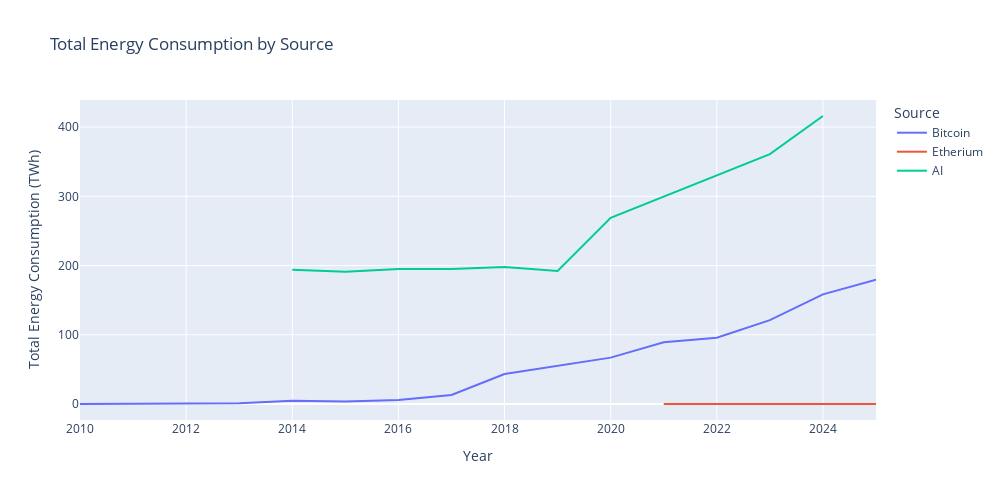

Write notebook code for a chart like this one.
### Code cell
# Plotting only Crypto and AI
fig = px.line(total, x='Year', y=['Bitcoin', 'Etherium', 'AI'], labels={'variable':'Source'}, title="Total Energy Consumption by Source", height=500, width=1000)
fig.update_layout(xaxis_range=[2010, 2025],
                      xaxis_title="Year",
                      yaxis_title="Total Energy Consumption (TWh)")
fig.show()

### Figure 1 — Plotly figure (JSON) as saved in the notebook; plotly's stock layout.template omitted (floating-point values rounded to 4 significant figures)
{"data": [{"hovertemplate": "Source=Bitcoin<br>Year=%{x}<br>value=%{y}<extra></extra>", "legendgroup": "Bitcoin", "line": {"color": "#636efa", "dash": "solid"}, "marker": {"symbol": "circle"}, "mode": "lines", "name": "Bitcoin", "orientation": "v", "showlegend": true, "type": "scatter", "x": [1971, 1972, 1973, 1974, 1975, 1976, 1977, 1978, 1979, 1980, 1981, 1982, 1983, 1984, 1985, 1986, 1987, 1988, 1989, 1990, 1991, 1992, 1993, 1994, 1995, 1996, 1997, 1998, 1999, 2000, 2001, 2002, 2003, 2004, 2005, 2006, 2007, 2008, 2009, 2010, 2011, 2012, 2013, 2014, 2015, 2016, 2017, 2018, 2019, 2020, 2021, 2022, 2023, 2024, 2025], "xaxis": "x", "y": [NaN, NaN, NaN, NaN, NaN, NaN, NaN, NaN, NaN, NaN, NaN, NaN, NaN, NaN, NaN, NaN, NaN, NaN, NaN, NaN, NaN, NaN, NaN, NaN, NaN, NaN, NaN, NaN, NaN, NaN, NaN, NaN, NaN, NaN, NaN, NaN, NaN, NaN, NaN, 0.002624, 0.1379, 0.09821, 1.057, 4.736, 3.621, 5.719, 12.94, 43.35, 54.67, 67.0, 89.06, 95.6, 121.2, 158.4, 179.5], "yaxis": "y"}, {"hovertemplate": "Source=Etherium<br>Year=%{x}<br>value=%{y}<extra></extra>", "legendgroup": "Etherium", "line": {"color": "#EF553B", "dash": "solid"}, "marker": {"symbol": "circle"}, "mode": "lines", "name": "Etherium", "orientation": "v", "showlegend": true, "type": "scatter", "x": [1971, 1972, 1973, 1974, 1975, 1976, 1977, 1978, 1979, 1980, 1981, 1982, 1983, 1984, 1985, 1986, 1987, 1988, 1989, 1990, 1991, 1992, 1993, 1994, 1995, 1996, 1997, 1998, 1999, 2000, 2001, 2002, 2003, 2004, 2005, 2006, 2007, 2008, 2009, 2010, 2011, 2012, 2013, 2014, 2015, 2016, 2017, 2018, 2019, 2020, 2021, 2022, 2023, 2024, 2025], "xaxis": "x", "y": [NaN, NaN, NaN, NaN, NaN, NaN, NaN, NaN, NaN, NaN, NaN, NaN, NaN, NaN, NaN, NaN, NaN, NaN, NaN, NaN, NaN, NaN, NaN, NaN, NaN, NaN, NaN, NaN, NaN, NaN, NaN, NaN, NaN, NaN, NaN, NaN, NaN, NaN, NaN, NaN, NaN, NaN, NaN, NaN, NaN, NaN, NaN, NaN, NaN, NaN, 0.00185, 0.002332, 0.005856, 0.005737, 0.004743], "yaxis": "y"}, {"hovertemplate": "Source=AI<br>Year=%{x}<br>value=%{y}<extra></extra>", "legendgroup": "AI", "line": {"color": "#00cc96", "dash": "solid"}, "marker": {"symbol": "circle"}, "mode": "lines", "name": "AI", "orientation": "v", "showlegend": true, "type": "scatter", "x": [1971, 1972, 1973, 1974, 1975, 1976, 1977, 1978, 1979, 1980, 1981, 1982, 1983, 1984, 1985, 1986, 1987, 1988, 1989, 1990, 1991, 1992, 1993, 1994, 1995, 1996, 1997, 1998, 1999, 2000, 2001, 2002, 2003, 2004, 2005, 2006, 2007, 2008, 2009, 2010, 2011, 2012, 2013, 2014, 2015, 2016, 2017, 2018, 2019, 2020, 2021, 2022, 2023, 2024, 2025], "xaxis": "x", "y": [NaN, NaN, NaN, NaN, NaN, NaN, NaN, NaN, NaN, NaN, NaN, NaN, NaN, NaN, NaN, NaN, NaN, NaN, NaN, NaN, NaN, NaN, NaN, NaN, NaN, NaN, NaN, NaN, NaN, NaN, NaN, NaN, NaN, NaN, NaN, NaN, NaN, NaN, NaN, NaN, NaN, NaN, NaN, 194.0, 191.0, 195.0, 195.0, 198.0, 192.0, 269.0, 300.0, 330.0, 361.0, 416.0, NaN], "yaxis": "y"}], "layout": {"height": 500, "legend": {"title": {"text": "Source"}, "tracegroupgap": 0}, "title": {"text": "Total Energy Consumption by Source"}, "width": 1000, "xaxis": {"anchor": "y", "domain": [0, 1], "range": [2010, 2025], "title": {"text": "Year"}}, "yaxis": {"anchor": "x", "domain": [0, 1], "title": {"text": "Total Energy Consumption (TWh)"}}}}
